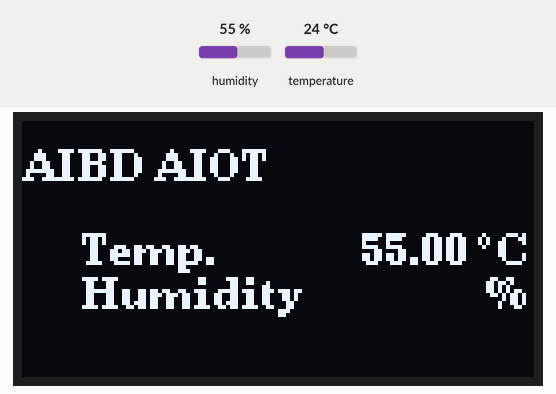
Simulated run of this sketch. Board: Arduino Uno, built with avr-gcc and run on an emulated ATmega328P. On the bench: 128×64 one-colour display. Inputs (shaded band) come from the test bench; at power-on: humidity 55 %, temperature 24 °C.

Above: at 6.9 s.
7.0 s: humidity set to 22 %
At 10.6 s:
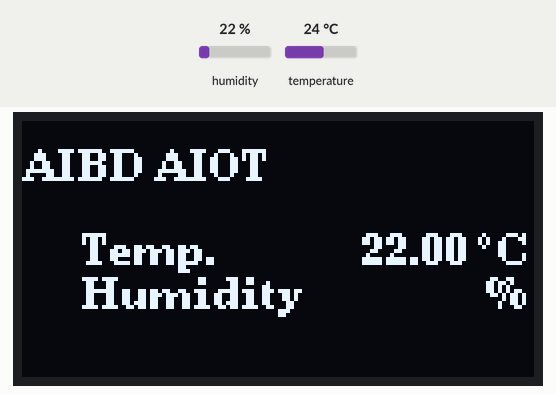
11.6 s: humidity set to 40 %
At 12.7 s:
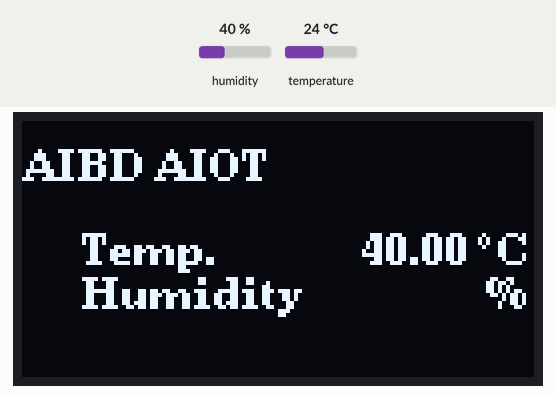
16.2 s: humidity set to 68 %
At 19.2 s:
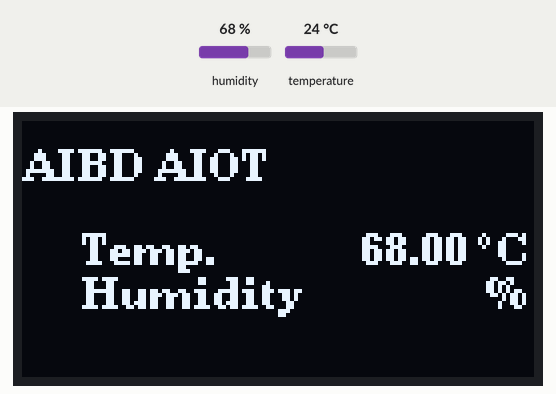
Timing chart, 0 to 20.7 s (numbered marks = the images above; inputs shaded):
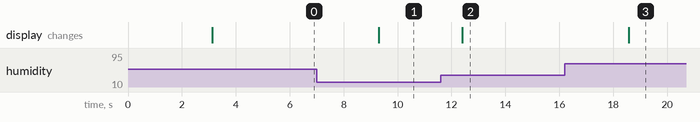

The sketch:

OLED.ino
```cpp
#include <U8g2lib.h>
#include "DHT.h"
U8G2_SH1106_128X64_NONAME_F_HW_I2C u8g2(U8G2_R0,U8X8_PIN_NONE);

#define DHTPIN A1
#define DHTTYPE DHT22
DHT dht(DHTPIN, DHTTYPE);
//파일에서 가져오기
uint32_t DataCaptureDelay = 3000;
//2000밀리는 2초
uint32_t DataCapture_ST = 0;

float Temp;
float Humi;

void setup() {
  dht.begin();
  u8g2.begin();

  DataCapture_ST = millis();
}
void loop() {
  if ((millis() - DataCapture_ST) > DataCaptureDelay) {
//millis()는 현재 시간
    Humi = dht.readHumidity();
    Temp = dht.readTemperature();

  if (isnan(Humi) || isnan(Temp)) {
    Serial.println(F("Failed to read from DHT sensor!"));
    return;
    //만약 읽는거 실패할 경우 다시 오류문 출력하고 다시 측정
  }
  OLEDdraw();
  //OLEDdraw()를 실행한다
  DataCapture_ST = millis();
  }
}
void OLEDdraw() {
  u8g2.clearBuffer();
//화면에 매트릭스를 초기화
  u8g2.setFont(u8g2_font_ncenB08_te);
//폰트 설정
  u8g2.drawStr(1,15,"AIBD AIOT");
  u8g2.drawStr(15,36,"Temp.");
  u8g2.setCursor(85,36);
  u8g2.print(Temp);
  u8g2.drawStr(114,36,"\xb0");
  u8g2.drawStr(119,36,"C");

  u8g2.drawStr(15,47,"Humidity");
  u8g2.setCursor(85,36); u8g2.print(Humi);
  u8g2.drawStr(116,47,"%");

  u8g2.sendBuffer();
  //행렬을 led로 보내라
}
```

Measured:
- after the input at 7.0 s, the display: changes after 2.3 s (image 1)
- after the input at 11.6 s, the display: changes after 0.80 s (image 2)
- after the input at 16.2 s, the display: changes after 2.4 s (image 3)
